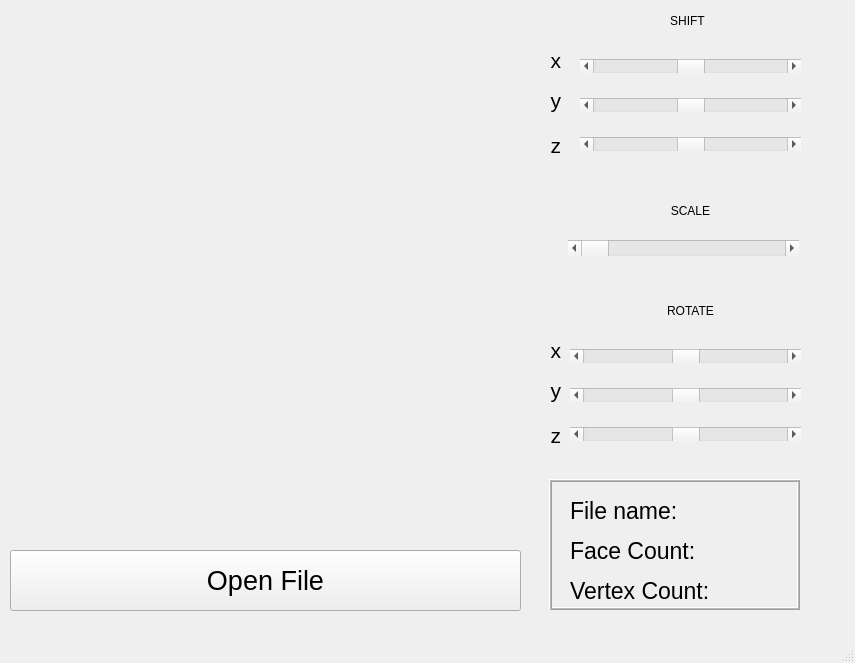
<?xml version="1.0" encoding="UTF-8"?>
<ui version="4.0">
 <class>MainWindow</class>
 <widget class="QMainWindow" name="MainWindow">
  <property name="geometry">
   <rect>
    <x>0</x>
    <y>0</y>
    <width>855</width>
    <height>663</height>
   </rect>
  </property>
  <property name="windowTitle">
   <string>MainWindow</string>
  </property>
  <widget class="QWidget" name="centralwidget">
   <widget class="QWidget" name="verticalLayoutWidget">
    <property name="geometry">
     <rect>
      <x>10</x>
      <y>10</y>
      <width>511</width>
      <height>521</height>
     </rect>
    </property>
    <layout class="QVBoxLayout" name="verticalLayout"/>
   </widget>
   <widget class="QPushButton" name="pushButton_OpenFile">
    <property name="geometry">
     <rect>
      <x>10</x>
      <y>550</y>
      <width>511</width>
      <height>61</height>
     </rect>
    </property>
    <property name="font">
     <font>
      <pointsize>20</pointsize>
     </font>
    </property>
    <property name="styleSheet">
     <string notr="true">color: rgb(0, 0, 0);
border-color: rgb(255, 0, 4);</string>
    </property>
    <property name="text">
     <string>Open File</string>
    </property>
   </widget>
   <widget class="QWidget" name="verticalLayoutWidget_2">
    <property name="geometry">
     <rect>
      <x>570</x>
      <y>330</y>
      <width>231</width>
      <height>131</height>
     </rect>
    </property>
    <layout class="QVBoxLayout" name="verticalLayout_2">
     <item>
      <widget class="QScrollBar" name="RotationX">
       <property name="minimum">
        <number>-360</number>
       </property>
       <property name="maximum">
        <number>360</number>
       </property>
       <property name="orientation">
        <enum>Qt::Horizontal</enum>
       </property>
      </widget>
     </item>
     <item>
      <widget class="QScrollBar" name="RotationY">
       <property name="minimum">
        <number>-360</number>
       </property>
       <property name="maximum">
        <number>360</number>
       </property>
       <property name="orientation">
        <enum>Qt::Horizontal</enum>
       </property>
      </widget>
     </item>
     <item>
      <widget class="QScrollBar" name="RotationZ">
       <property name="minimum">
        <number>-360</number>
       </property>
       <property name="maximum">
        <number>360</number>
       </property>
       <property name="orientation">
        <enum>Qt::Horizontal</enum>
       </property>
      </widget>
     </item>
    </layout>
   </widget>
   <widget class="QWidget" name="verticalLayoutWidget_3">
    <property name="geometry">
     <rect>
      <x>580</x>
      <y>40</y>
      <width>221</width>
      <height>131</height>
     </rect>
    </property>
    <layout class="QVBoxLayout" name="verticalLayout_3">
     <item>
      <widget class="QScrollBar" name="ShiftX">
       <property name="minimum">
        <number>-500</number>
       </property>
       <property name="maximum">
        <number>500</number>
       </property>
       <property name="orientation">
        <enum>Qt::Horizontal</enum>
       </property>
      </widget>
     </item>
     <item>
      <widget class="QScrollBar" name="ShiftY">
       <property name="minimum">
        <number>-500</number>
       </property>
       <property name="maximum">
        <number>500</number>
       </property>
       <property name="orientation">
        <enum>Qt::Horizontal</enum>
       </property>
      </widget>
     </item>
     <item>
      <widget class="QScrollBar" name="ShiftZ">
       <property name="minimum">
        <number>-500</number>
       </property>
       <property name="maximum">
        <number>500</number>
       </property>
       <property name="orientation">
        <enum>Qt::Horizontal</enum>
       </property>
      </widget>
     </item>
    </layout>
   </widget>
   <widget class="QScrollBar" name="Scale">
    <property name="geometry">
     <rect>
      <x>568</x>
      <y>240</y>
      <width>231</width>
      <height>16</height>
     </rect>
    </property>
    <property name="minimum">
     <number>20</number>
    </property>
    <property name="maximum">
     <number>220</number>
    </property>
    <property name="orientation">
     <enum>Qt::Horizontal</enum>
    </property>
   </widget>
   <widget class="QLabel" name="labelFaceCount">
    <property name="geometry">
     <rect>
      <x>570</x>
      <y>540</y>
      <width>231</width>
      <height>21</height>
     </rect>
    </property>
    <property name="font">
     <font>
      <pointsize>17</pointsize>
     </font>
    </property>
    <property name="text">
     <string>Face Count:</string>
    </property>
    <property name="alignment">
     <set>Qt::AlignLeading|Qt::AlignLeft|Qt::AlignVCenter</set>
    </property>
   </widget>
   <widget class="QLabel" name="labelVertexCount">
    <property name="geometry">
     <rect>
      <x>570</x>
      <y>580</y>
      <width>231</width>
      <height>21</height>
     </rect>
    </property>
    <property name="font">
     <font>
      <pointsize>17</pointsize>
     </font>
    </property>
    <property name="text">
     <string>Vertex Count:</string>
    </property>
    <property name="alignment">
     <set>Qt::AlignLeading|Qt::AlignLeft|Qt::AlignVCenter</set>
    </property>
   </widget>
   <widget class="QLabel" name="label">
    <property name="geometry">
     <rect>
      <x>587</x>
      <y>10</y>
      <width>201</width>
      <height>21</height>
     </rect>
    </property>
    <property name="text">
     <string>SHIFT</string>
    </property>
    <property name="alignment">
     <set>Qt::AlignCenter</set>
    </property>
   </widget>
   <widget class="QLabel" name="label_2">
    <property name="geometry">
     <rect>
      <x>590</x>
      <y>300</y>
      <width>201</width>
      <height>21</height>
     </rect>
    </property>
    <property name="text">
     <string>ROTATE</string>
    </property>
    <property name="alignment">
     <set>Qt::AlignCenter</set>
    </property>
   </widget>
   <widget class="QLabel" name="label_3">
    <property name="geometry">
     <rect>
      <x>590</x>
      <y>200</y>
      <width>201</width>
      <height>21</height>
     </rect>
    </property>
    <property name="text">
     <string>SCALE</string>
    </property>
    <property name="alignment">
     <set>Qt::AlignCenter</set>
    </property>
   </widget>
   <widget class="QLabel" name="label_4">
    <property name="geometry">
     <rect>
      <x>530</x>
      <y>50</y>
      <width>31</width>
      <height>20</height>
     </rect>
    </property>
    <property name="font">
     <font>
      <pointsize>16</pointsize>
     </font>
    </property>
    <property name="text">
     <string>x</string>
    </property>
    <property name="alignment">
     <set>Qt::AlignRight|Qt::AlignTrailing|Qt::AlignVCenter</set>
    </property>
   </widget>
   <widget class="QLabel" name="label_5">
    <property name="geometry">
     <rect>
      <x>530</x>
      <y>80</y>
      <width>31</width>
      <height>41</height>
     </rect>
    </property>
    <property name="font">
     <font>
      <pointsize>16</pointsize>
     </font>
    </property>
    <property name="text">
     <string>y</string>
    </property>
    <property name="alignment">
     <set>Qt::AlignRight|Qt::AlignTrailing|Qt::AlignVCenter</set>
    </property>
   </widget>
   <widget class="QLabel" name="label_6">
    <property name="geometry">
     <rect>
      <x>530</x>
      <y>130</y>
      <width>31</width>
      <height>31</height>
     </rect>
    </property>
    <property name="font">
     <font>
      <pointsize>16</pointsize>
     </font>
    </property>
    <property name="text">
     <string>z</string>
    </property>
    <property name="alignment">
     <set>Qt::AlignRight|Qt::AlignTrailing|Qt::AlignVCenter</set>
    </property>
   </widget>
   <widget class="QLabel" name="label_7">
    <property name="geometry">
     <rect>
      <x>530</x>
      <y>340</y>
      <width>31</width>
      <height>20</height>
     </rect>
    </property>
    <property name="font">
     <font>
      <pointsize>16</pointsize>
     </font>
    </property>
    <property name="text">
     <string>x</string>
    </property>
    <property name="alignment">
     <set>Qt::AlignRight|Qt::AlignTrailing|Qt::AlignVCenter</set>
    </property>
   </widget>
   <widget class="QLabel" name="label_8">
    <property name="geometry">
     <rect>
      <x>530</x>
      <y>370</y>
      <width>31</width>
      <height>41</height>
     </rect>
    </property>
    <property name="font">
     <font>
      <pointsize>16</pointsize>
     </font>
    </property>
    <property name="text">
     <string>y</string>
    </property>
    <property name="alignment">
     <set>Qt::AlignRight|Qt::AlignTrailing|Qt::AlignVCenter</set>
    </property>
   </widget>
   <widget class="QLabel" name="label_9">
    <property name="geometry">
     <rect>
      <x>530</x>
      <y>420</y>
      <width>31</width>
      <height>31</height>
     </rect>
    </property>
    <property name="font">
     <font>
      <pointsize>16</pointsize>
     </font>
    </property>
    <property name="text">
     <string>z</string>
    </property>
    <property name="alignment">
     <set>Qt::AlignRight|Qt::AlignTrailing|Qt::AlignVCenter</set>
    </property>
   </widget>
   <widget class="QLabel" name="labelFileName">
    <property name="geometry">
     <rect>
      <x>570</x>
      <y>500</y>
      <width>231</width>
      <height>21</height>
     </rect>
    </property>
    <property name="font">
     <font>
      <pointsize>17</pointsize>
     </font>
    </property>
    <property name="text">
     <string>File name:</string>
    </property>
    <property name="alignment">
     <set>Qt::AlignLeading|Qt::AlignLeft|Qt::AlignVCenter</set>
    </property>
   </widget>
   <widget class="QFrame" name="frame">
    <property name="geometry">
     <rect>
      <x>549</x>
      <y>479</y>
      <width>251</width>
      <height>131</height>
     </rect>
    </property>
    <property name="sizePolicy">
     <sizepolicy hsizetype="Preferred" vsizetype="Preferred">
      <horstretch>0</horstretch>
      <verstretch>0</verstretch>
     </sizepolicy>
    </property>
    <property name="font">
     <font>
      <pointsize>13</pointsize>
      <bold>false</bold>
     </font>
    </property>
    <property name="styleSheet">
     <string notr="true">border-color: rgb(255, 0, 8);</string>
    </property>
    <property name="frameShape">
     <enum>QFrame::Box</enum>
    </property>
    <property name="frameShadow">
     <enum>QFrame::Raised</enum>
    </property>
    <property name="lineWidth">
     <number>1</number>
    </property>
    <property name="midLineWidth">
     <number>1</number>
    </property>
   </widget>
  </widget>
  <widget class="QMenuBar" name="menubar">
   <property name="geometry">
    <rect>
     <x>0</x>
     <y>0</y>
     <width>855</width>
     <height>24</height>
    </rect>
   </property>
  </widget>
  <widget class="QStatusBar" name="statusbar"/>
 </widget>
 <resources/>
 <connections/>
</ui>
